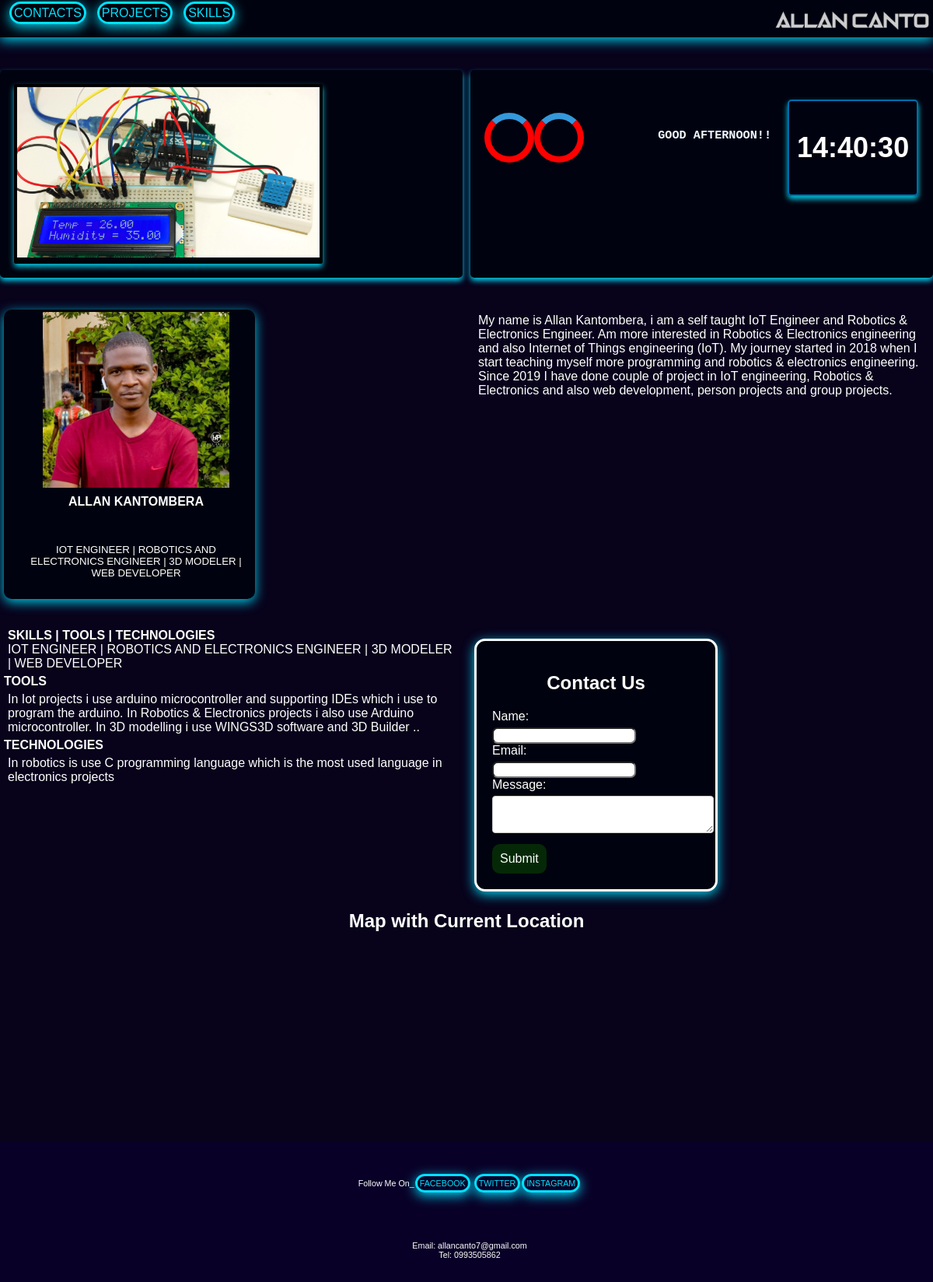
The page / on the database its author committed.
### tables this page shows
CREATE TABLE `myportfolio` (
  `id` int(20) NOT NULL,
  `myportfolio` text NOT NULL
);

CREATE TABLE `skills` (
  `id` int(20) NOT NULL,
  `tools` text NOT NULL,
  `technologies` text NOT NULL
);

### index.php (the view, shortened to what this page needs)
<!DOCTYPE html>
<html lang="en">
<head>
	<link rel="stylesheet" href="css/css.css">
</head>
<header>
	<nav style="width: 100%;">
		<div class="grid-container">
			<div class="grid-item2"><ul>
			  <li><a href="contacts.php"><l>CONTACTS</l></a></li>
			  <li><a href="projcts.php"><l>PROJECTS</l></a></li>
			  <li><a href="skills.php"><l>SKILLS</l></a></li>
			</ul>
		</div>
			<div class="grid-item2">
			<img src="images/a4.png" width="200px" style="float: right;">
		</div>
	</div>
</nav>
</header>
<body onload="initMap()">
<br><br><br><br><br>
<div class="grid-container">
	<div class="grid-item">
		<div class="slideshow-container" >
			<div class="slide">
			  <img src="images/2.png" alt="Slide 1"  >
			</div>
		</div>
	</div>
	<div class="grid-item">
		<h3><div id="clock"></div></h3>
		<br><h3 id="greeting" style="font-family: monospace; margin: 20px; color: aliceblue; float: right;">HI</h3>
		<div class="loading" style="float: left;"></div>
		<div class="loading" style="float: left;"></div>
	</div>
  </div><br><br>
<section>
	<div class="grid-container">
		<div class="grid-item2">
			<div class="card" style="padding-left: 20px;">
			<img src="images/allan1.jpg" alt="Image" style="width: 80%">
			<div class="container1">
			  <h4>ALLAN KANTOMBERA</h4><br>
			  <h5>IOT ENGINEER | ROBOTICS AND ELECTRONICS ENGINEER |
				3D MODELER | WEB DEVELOPER<br>
			</h5>
			</div>
		</div>
	</div>
	<div class="grid-item2">
	<?php
	require_once 'php/php1.php';
    $sql = "SELECT * FROM myportfolio";
    $result = $conn->query($sql);
    if ($result->num_rows > 0) {
        while($row = $result->fetch_assoc()) {
            echo "<p>" . $row["myportfolio"]. "</p>";
        }
    } else {
        echo "0 results";
    }
    ?>
		</div>
	</div>
</section>
<br>
<div class="grid-container">
	<div class="grid-item2">
<p><b>SKILLS | TOOLS | TECHNOLOGIES</b><br>
	IOT ENGINEER | ROBOTICS AND ELECTRONICS ENGINEER |
	3D MODELER | WEB DEVELOPER</p>
	<b>TOOLS</b><br>
	<?php
	require_once 'php/php1.php';
    $sql = "SELECT * FROM skills";
    $result = $conn->query($sql);
    if ($result->num_rows > 0) {
        while($row = $result->fetch_assoc()) {
            echo "<p>" . $row["tools"]. "</p>";
        }
    } else {
        echo "0 results";
    }
    ?>
	<b>TECHNOLOGIES</b><br>
	<?php
	require_once 'php/php1.php';
    $sql = "SELECT * FROM skills";
    $result = $conn->query($sql);
    if ($result->num_rows > 0) {
        while($row = $result->fetch_assoc()) {
            echo "<p>" . $row["technologies"]. "</p>";
        }
    } else {
        echo "0 results";
    }
    ?>
<br><br>
</div>
<div class="grid-item2"><br>
<div style="background-color: #00030f; border-width: 3px; box-shadow: 0 4px 15px 0 rgba(0, 225, 255, 0.9); padding: 20px;
max-width: fit-content; border-style: solid; border-radius: 14px;">
    <h2>Contact Us</h2>
    <form action="#" method="POST">
      <label for="name">Name:</label>
      <input type="text" id="name" name="name" required>
      <label for="email">Email:</label>
      <input type="email" id="email" name="email" required>
      <label for="message">Message:</label>
      <textarea id="message" name="message" required></textarea>
      <input type="submit" value="Submit">
    </form>
</div>
</div>
</div>
<h2>Map with Current Location</h2>
<div id="map"></div>
</body>
<footer>
	<br>
	<h6>Follow Me On_<a href="https://web.facebook.com/allan.kantomberaowellos"><l>FACEBOOK</l></a>
		<a href="https://twitter.com/AllanKantombera"><l>TWITTER</l></a><a href="https://www.instagram.com/allan_canto1/"><l>INSTAGRAM</l></a></h6>
	<br>
	<h6>
	Email: allancanto7@gmail.com<br>
	Tel: 0993505862
    </h6>
</footer>
</html>

### css/css.css (style rules this page uses)
header { background-color: rgb(0, 0, 0); width: 100%; position: fixed; padding: 0px; margin: 0px; float: right; font-family: arial; display: flex; }
body { width: 100%; padding: 0px; margin: 0px; color: white; background-color: #08021b; font-family: arial; }
footer { background-color: #090027; padding: 4px; width: 100%; text-align: center; }
l { border-style: solid; border-radius: 50px; border-width: 3px; padding: 3px; margin: 1px; color: rgb(0, 225, 255); box-shadow: 0 4px 15px 0 rgba(0, 225, 255, 0.9); }
nav { background-color: #00030f; height: fit-content; display: flex; padding-top: 3px; justify-content: space-between; align-items: center; box-shadow: 0 4px 15px 0 rgba(0, 225, 255, 0.9); }
nav ul { list-style: none; margin: 0; padding: 0; display: flex; }
nav li { margin: 0 1px; }
nav a { text-decoration: none; font-size: 16px; padding: 5px; border-radius: 5px; transition: background-color 0.3s ease; }
.grid-container { width: 100%; display: grid; grid-template-columns: repeat(auto-fit, minmax(300px, 1fr)); grid-gap: 10px; }
.grid-item { text-align: center; background-color: #00030f; box-shadow: 0 4px 7px 0 rgba(0, 225, 255, 0.9); border-radius: 5px; padding: 3%; font-weight: lighter; font-family: 'Franklin Gothic Medium', 'Arial Narrow', Arial, sans-serif; }
.grid-item2 { margin: 5px; font-weight: lighter; font-family: 'Franklin Gothic Medium', 'Arial Narrow', Arial, sans-serif; }
.card { background-color: #00030f; box-shadow: 0 4px 15px 0 rgba(0, 225, 255, 0.9); width: 300px; border-radius: 10px; padding: 3px; text-align: center; font-weight: lighter; font-family: 'Franklin Gothic Medium', 'Arial Narrow', Arial, sans-serif; }
p { font-family: arial; margin: 5px; }
h5 { font-family: arial; font-weight: lighter; }
h6 { color: white; font-family: arial; font-weight: lighter; text-align: center; }
h4 { font-family: 'Franklin Gothic Medium', 'Arial Narrow', Arial, sans-serif; margin: 5px; }
h3 { font-family: 'Franklin Gothic Medium', 'Arial Narrow', Arial, sans-serif; color: white; }
h2 { text-align: center; margin-bottom: 20px; font-family: 'Franklin Gothic Medium', 'Arial Narrow', Arial, sans-serif; }
a { text-decoration: none; }
.slideshow-container { width: 70%; height:fit-content; border-style: solid; border-color: black; border-width: 3px; border-radius: 3px; box-shadow: 0 4px 7px 0 rgba(0, 225, 255, 0.9); }
.slide { display: none; text-align: center; border-style: solid; border-width: 1px; border-color: rgb(0, 0, 0); }
.slide img { width: 100%; }
form { font-family: arial; }
label { display: block; margin-bottom: 5px; }
textarea { width: 100%; padding: 8px; margin-bottom: 10px; border: 1px solid #ccc; border-radius: 4px; }
input[type="submit"] { background-color: #052906; color: white; border: none; padding: 10px 10px; text-align: center; text-decoration: none; display: inline-block; font-size: 16px; border-radius: 10px; cursor: pointer; }
input { border-radius: 7px; }
#clock { width: fit-content; height: auto; float: right; border: 2px solid #006dad; border-radius: 5px; box-shadow: 0 4px 7px 0 rgba(0, 225, 255, 0.9); font-size: 36px; line-height: 100px; margin: 1px; padding: 10px; }
#map { height: 250px; width: 100%; }
.loading { width: 48px; height: 48px; margin: 0 auto; border: 8px solid #ff0000; border-top: 8px solid #3498db; border-radius: 50%; animation: spin 1s linear infinite; }

### rows shown on the page
myportfolio: myportfolio "My name is Allan Kantombera, i am a self taught IoT Engineer and Robotics & Electronics Engineer. Am more interested in Robotics & Electronics engineering and also Internet of Things engineering (IoT). My journey started in 2018 when I start teaching myself more programming and robotics & electronics engineering. Since 2019 I have done couple of project in IoT engineering, Robotics & Electronics and also web development, person projects and group projects."
skills: tools "In Iot projects i use arduino microcontroller and supporting IDEs which i use to program the arduino. In Robotics & Electronics projects i also use Arduino microcontroller. In 3D modelling i use WINGS3D software and 3D Builder ..", technologies "In robotics is use C programming language which is the most used language in electronics projects"
